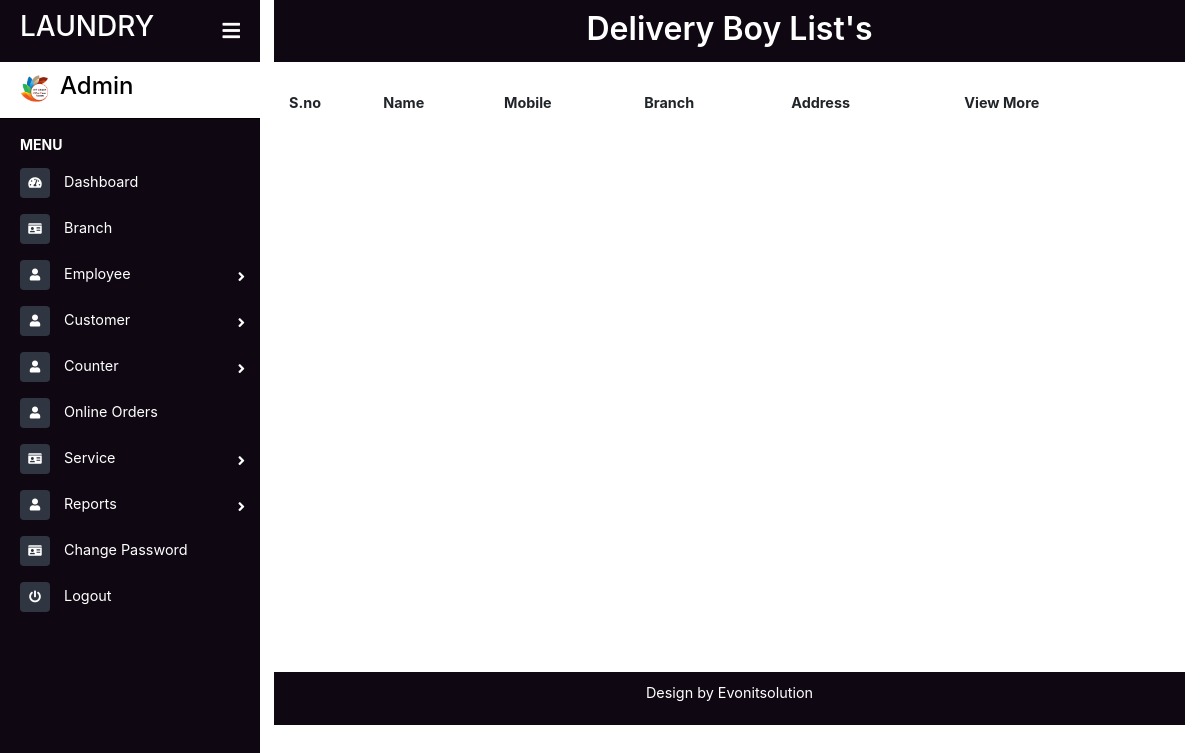
Before: /deliveryBoy.php with the older database file.
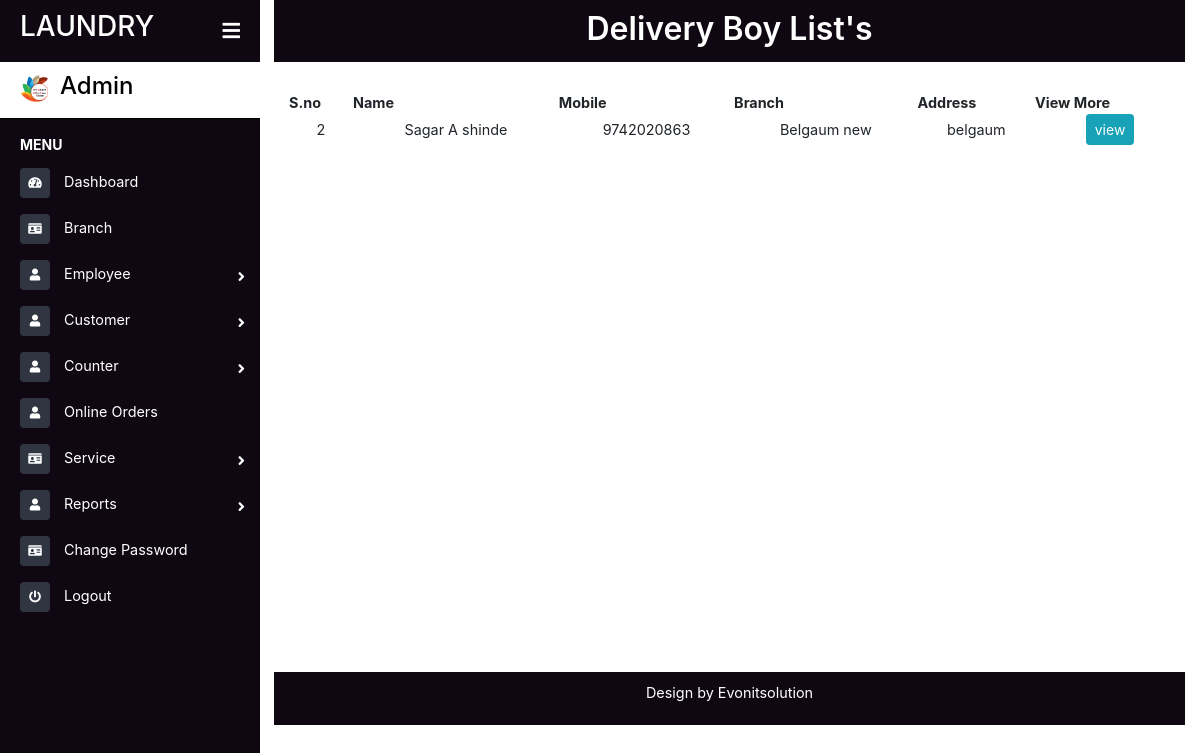
After: the same page with the newer database file.
### tables this page shows
CREATE TABLE `staff` (
  `id` bigint(10) NOT NULL,
  `fname` varchar(20) NOT NULL,
  `mname` varchar(20) NOT NULL,
  `lname` varchar(20) NOT NULL,
  `gen` varchar(10) NOT NULL,
  `adds` varchar(50) NOT NULL,
  `city` varchar(20) NOT NULL,
  `state` varchar(20) NOT NULL,
  `pin` varchar(10) NOT NULL,
  `mobile` varchar(12) NOT NULL,
  `email` varchar(30) NOT NULL,
  `branch` varchar(20) NOT NULL,
  `des` varchar(20) NOT NULL,
  `upl` varchar(60) NOT NULL,
  `upl1` varchar(60) NOT NULL,
  `upl2` varchar(60) NOT NULL,
  `full` varchar(100) NOT NULL
);

### deliveryBoy.php (the view, shortened to what this page needs)
<?php include("sidebar.php");
?>
<div class="page-content container-fluid">
    <div class="footer">
        <div class="d-flex justify-content-center">
            <h2 class="" style=" font-weight: 600">Delivery Boy List's</h2>
        </div>
        <hr style="margin: 0px;">
    </div>
</div>
<main class="page-content">
    <div class="container">
            <div class="table-responsive" style="overflow-y:scroll; height: 580px; width:80% margin-left: 100px;">
            <table id="example" class="cell-border" style="width:100%">
                <thead>
                    <tr>
                        <th class="ss">S.no</th>
                        <th>Name</th>
                        <th>Mobile</th>
                        <th>Branch</th>
                        <th>Address</th>
                        <th>View More</th>
                    </tr>
                </thead>
                <tbody>
                    <?php
                            $qr="SELECT * FROM `staff` WHERE `des`='Delevery Boy'";
                            $ex=mysqli_query($conn,$qr);
                            while($row=mysqli_fetch_array($ex))
                            {
                                ?>
                                <tr class="text-center">
                                    <td><?php echo $row['id']; ?></td>
                                    <td><?php echo $row['full']; ?></td>
                                    <td><?php echo $row['mobile'] ?></td>
                                    <td><?php echo $row['branch'] ?></td>
                                    <td><?php echo $row['adds'] ?></td>
                                    <td><a href="#" ><button class="btn btn-sm btn-info editbutton" type="button">view</button><a></td>
                                </tr>
                                <?php
                            }
                    ?>
                </tbody>
                </table>
            </div>
    </div>
</main>
<?php include("footer.php"); ?>

Changed rows visible on the page:
added staff: id "2", full "Sagar A shinde", mobile "9742020863", branch "Belgaum new", adds "belgaum"
